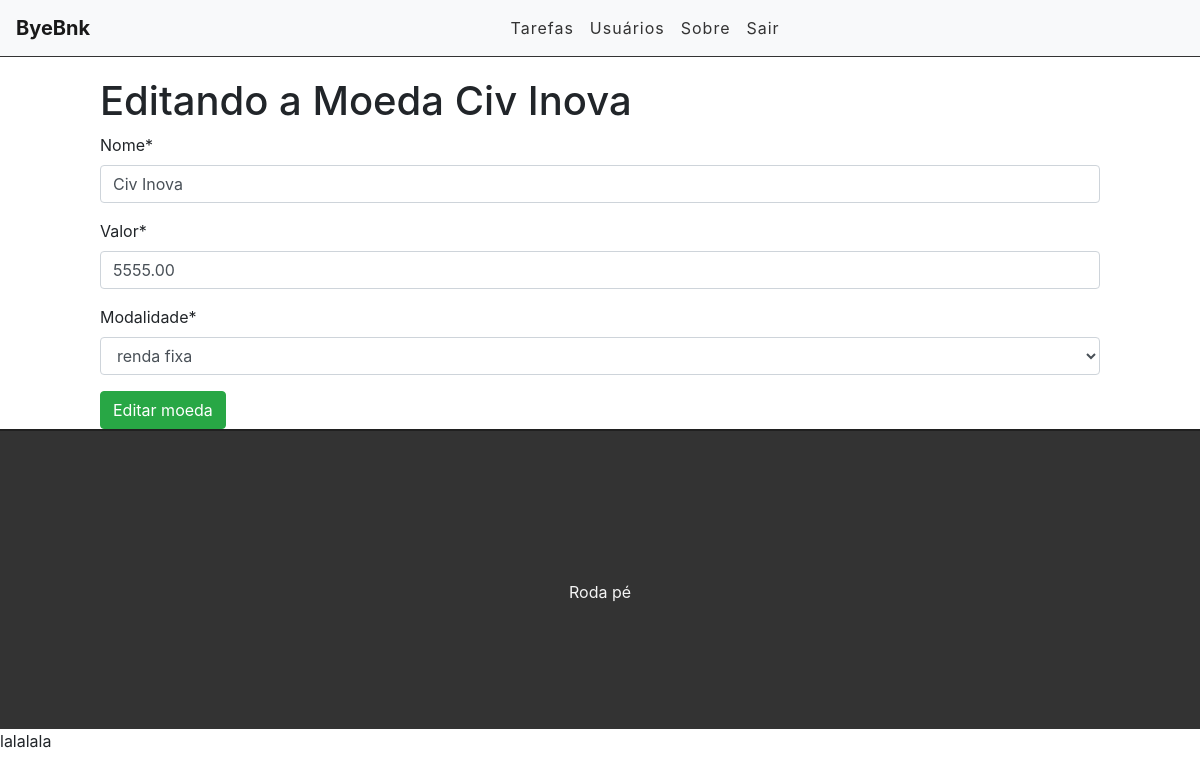
The page /edittask/9 (signed in) on the database its author committed.
### tasks/models.py (models this page shows, shortened)
class Task(models.Model):
    STATUS = (
        ('renda fixa', 'renda fixa'),
        ('renda variável', 'renda variável'),
        ('cripto', 'cripto')
    )
    nome = models.CharField(max_length=255)
    valor = models.DecimalField(max_digits=10, decimal_places=2, default=0)
    modalidade = models.CharField(max_length=14, choices=STATUS)
    user = models.ForeignKey(get_user_model(), on_delete=models.CASCADE)
    created_at = models.DateTimeField(auto_now_add=True)
    updated_at = models.DateTimeField(auto_now=True)

### tasks/views.py (the view)
# urls.py: path('edittask/<int:id>', views.editTask, name='edit-task'),
@login_required
def editTask(request, id):
    task = get_object_or_404(Task, pk=id)
    form = TaskForm(instance=task)
    if (request.method == 'POST'):
        form = TaskForm(request.POST, instance=task)
        if (form.is_valid()):
            task = form.save(commit=False)
            task.save()
            return redirect('/')
        else:
            return render(request, 'tasks/edittask.html', {'form': form, 'task': task})
    else:
        return render(request, 'tasks/edittask.html', {'form': form, 'task': task})

### tasks/forms.py
class TaskForm(forms.ModelForm):
    class Meta:
        model = Task
        fields = ("nome", "valor", "modalidade")

### tasks/templates/tasks/edittask.html (shortened to what this page needs)
{% extends 'base.html' %}
{% load crispy_forms_tags %}
{% block content %}
<div class="offset-1 col-10 list-div">
    <h1> Editando a Moeda {{ task.nome }}</h1>
    <form method="POST">
        {{ form | crispy }}
        <input type="submit" class="btn btn-success" value="Editar moeda">
    </form>
</div>
{% endblock %}

### tasks/static/css/styles.css (style rules this page uses)
.list-div { padding: 0; }

### rows shown on the page
Task: nome "Civ Inova", valor "5555.00", modalidade "renda fixa"
